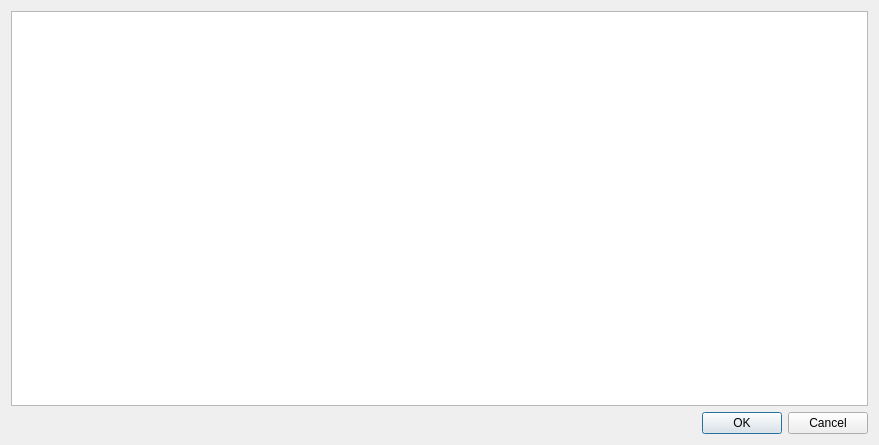
<?xml version="1.0" encoding="UTF-8"?>
<ui version="4.0">
 <class>CurlDialog</class>
 <widget class="QDialog" name="CurlDialog">
  <property name="geometry">
   <rect>
    <x>0</x>
    <y>0</y>
    <width>879</width>
    <height>445</height>
   </rect>
  </property>
  <property name="windowTitle">
   <string>curl模式</string>
  </property>
  <layout class="QVBoxLayout" name="verticalLayout">
   <item>
    <widget class="QPlainTextEdit" name="plainTextEdit">
     <property name="documentTitle">
      <string/>
     </property>
     <property name="plainText">
      <string/>
     </property>
     <property name="placeholderText">
      <string notr="true">从chrome中复制curl命令,然后粘贴在此处</string>
     </property>
    </widget>
   </item>
   <item>
    <widget class="QDialogButtonBox" name="buttonBox">
     <property name="orientation">
      <enum>Qt::Horizontal</enum>
     </property>
     <property name="standardButtons">
      <set>QDialogButtonBox::Cancel|QDialogButtonBox::Ok</set>
     </property>
    </widget>
   </item>
  </layout>
 </widget>
 <resources/>
 <connections>
  <connection>
   <sender>buttonBox</sender>
   <signal>accepted()</signal>
   <receiver>CurlDialog</receiver>
   <slot>accept()</slot>
   <hints>
    <hint type="sourcelabel">
     <x>248</x>
     <y>254</y>
    </hint>
    <hint type="destinationlabel">
     <x>157</x>
     <y>274</y>
    </hint>
   </hints>
  </connection>
  <connection>
   <sender>buttonBox</sender>
   <signal>rejected()</signal>
   <receiver>CurlDialog</receiver>
   <slot>reject()</slot>
   <hints>
    <hint type="sourcelabel">
     <x>316</x>
     <y>260</y>
    </hint>
    <hint type="destinationlabel">
     <x>286</x>
     <y>274</y>
    </hint>
   </hints>
  </connection>
 </connections>
</ui>
